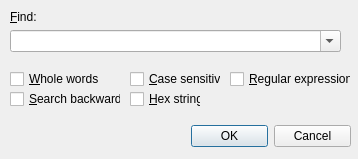
<ui version="4.0" >
 <class>qdFind</class>
 <widget class="QDialog" name="qdFind" >
  <property name="geometry" >
   <rect>
    <x>0</x>
    <y>0</y>
    <width>358</width>
    <height>159</height>
   </rect>
  </property>
  <property name="windowTitle" >
   <string>Find</string>
  </property>
  <widget class="QDialogButtonBox" name="buttonBox" >
   <property name="geometry" >
    <rect>
     <x>191</x>
     <y>120</y>
     <width>160</width>
     <height>32</height>
    </rect>
   </property>
   <property name="orientation" >
    <enum>Qt::Horizontal</enum>
   </property>
   <property name="standardButtons" >
    <set>QDialogButtonBox::Cancel|QDialogButtonBox::NoButton|QDialogButtonBox::Ok</set>
   </property>
  </widget>
  <widget class="QLabel" name="label" >
   <property name="geometry" >
    <rect>
     <x>10</x>
     <y>10</y>
     <width>46</width>
     <height>14</height>
    </rect>
   </property>
   <property name="text" >
    <string>&amp;Find:</string>
   </property>
   <property name="buddy" >
    <cstring>qcbFind</cstring>
   </property>
  </widget>
  <widget class="QCheckBox" name="checkBox_4" >
   <property name="geometry" >
    <rect>
     <x>130</x>
     <y>90</y>
     <width>71</width>
     <height>18</height>
    </rect>
   </property>
   <property name="text" >
    <string>&amp;Hex string</string>
   </property>
  </widget>
  <widget class="QCheckBox" name="qcbRegularExpression" >
   <property name="geometry" >
    <rect>
     <x>230</x>
     <y>70</y>
     <width>121</width>
     <height>18</height>
    </rect>
   </property>
   <property name="text" >
    <string>&amp;Regular expression</string>
   </property>
  </widget>
  <widget class="QComboBox" name="qcbFind" >
   <property name="geometry" >
    <rect>
     <x>10</x>
     <y>30</y>
     <width>331</width>
     <height>22</height>
    </rect>
   </property>
   <property name="editable" >
    <bool>true</bool>
   </property>
  </widget>
  <widget class="QCheckBox" name="qcbCaseSensitive" >
   <property name="geometry" >
    <rect>
     <x>130</x>
     <y>70</y>
     <width>91</width>
     <height>18</height>
    </rect>
   </property>
   <property name="text" >
    <string>&amp;Case sensitive</string>
   </property>
  </widget>
  <widget class="QCheckBox" name="qcbWholeWords" >
   <property name="geometry" >
    <rect>
     <x>10</x>
     <y>70</y>
     <width>91</width>
     <height>18</height>
    </rect>
   </property>
   <property name="text" >
    <string>&amp;Whole words</string>
   </property>
  </widget>
  <widget class="QCheckBox" name="qcbSearchBackwards" >
   <property name="geometry" >
    <rect>
     <x>10</x>
     <y>90</y>
     <width>111</width>
     <height>18</height>
    </rect>
   </property>
   <property name="text" >
    <string>&amp;Search backwards</string>
   </property>
  </widget>
 </widget>
 <tabstops>
  <tabstop>qcbFind</tabstop>
  <tabstop>buttonBox</tabstop>
  <tabstop>qcbWholeWords</tabstop>
  <tabstop>qcbSearchBackwards</tabstop>
  <tabstop>qcbCaseSensitive</tabstop>
  <tabstop>checkBox_4</tabstop>
  <tabstop>qcbRegularExpression</tabstop>
 </tabstops>
 <resources/>
 <connections>
  <connection>
   <sender>buttonBox</sender>
   <signal>accepted()</signal>
   <receiver>qdFind</receiver>
   <slot>accept()</slot>
   <hints>
    <hint type="sourcelabel" >
     <x>248</x>
     <y>254</y>
    </hint>
    <hint type="destinationlabel" >
     <x>157</x>
     <y>274</y>
    </hint>
   </hints>
  </connection>
  <connection>
   <sender>buttonBox</sender>
   <signal>rejected()</signal>
   <receiver>qdFind</receiver>
   <slot>reject()</slot>
   <hints>
    <hint type="sourcelabel" >
     <x>316</x>
     <y>260</y>
    </hint>
    <hint type="destinationlabel" >
     <x>286</x>
     <y>274</y>
    </hint>
   </hints>
  </connection>
 </connections>
</ui>
